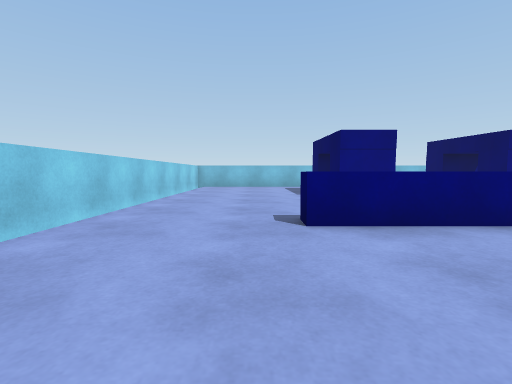
view 1 (above)

21 first-person views from a walk through a 3-D level made in the Unity game engine. The camera is 0.68 m above the floor, tilts 4° down and sees 85° across. The floor is counted in squares, 1 m on a side. Each view is taken from the middle of a square. On the plan, view 1 faces up. The plan holds only what a view shows up to about 9 squares ahead; the rest is blank. The player character is not drawn.

view 2
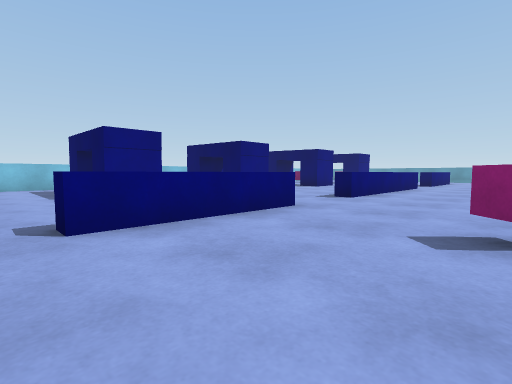

view 3
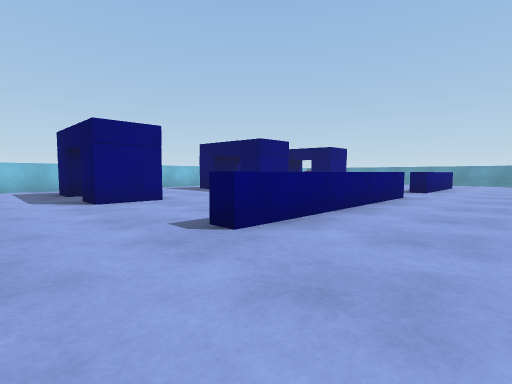

view 4
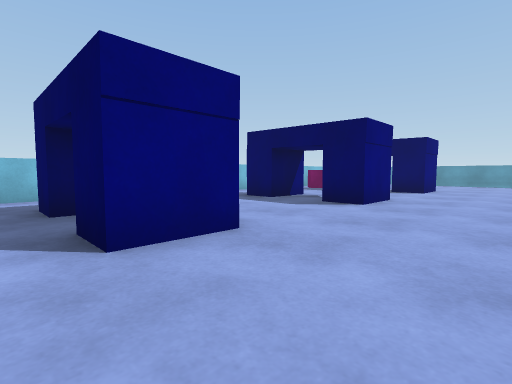

view 5
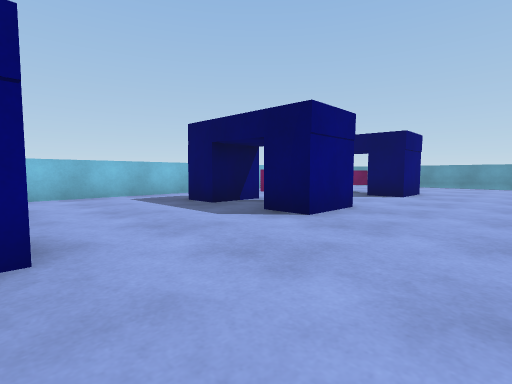

view 6
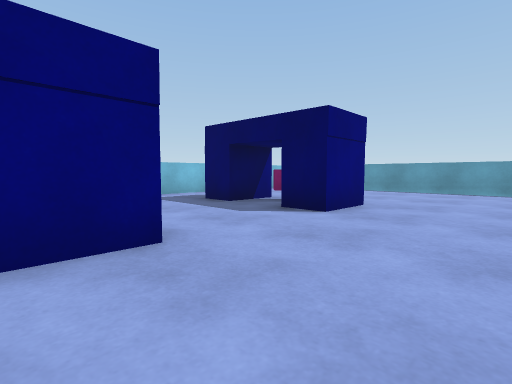

view 7
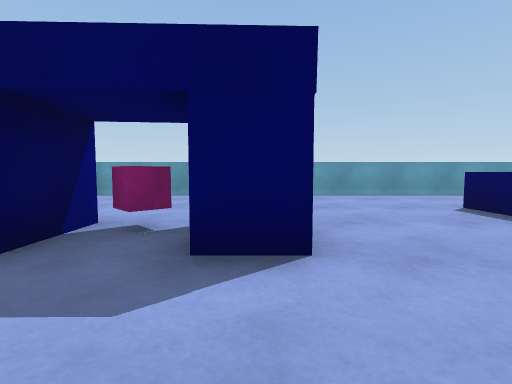

view 8
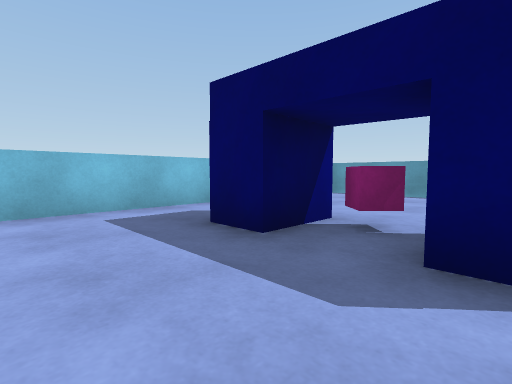

view 9
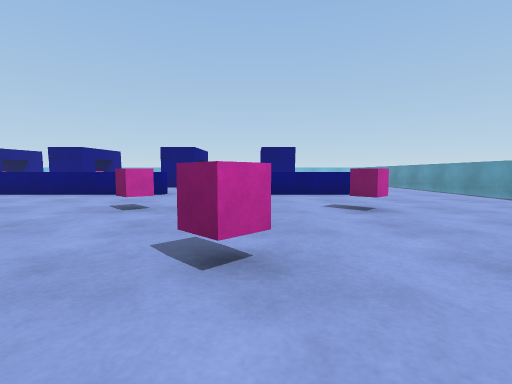

view 10
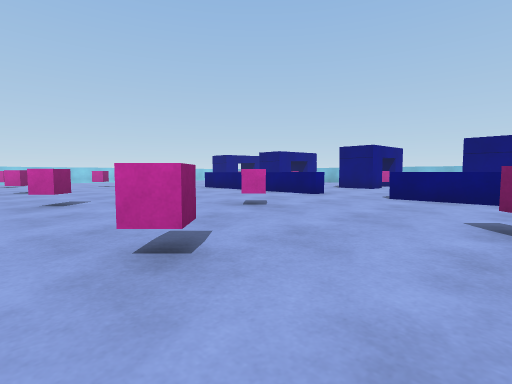

view 11
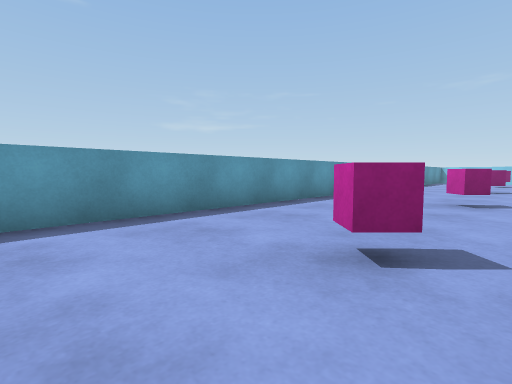

view 12
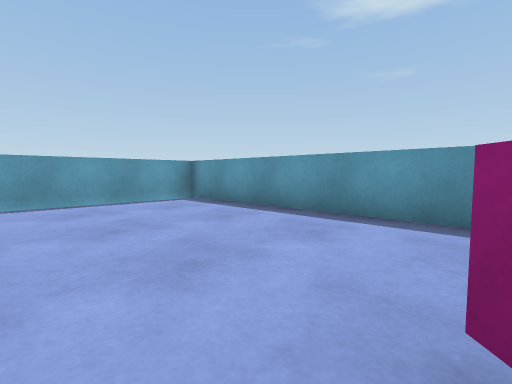

view 13
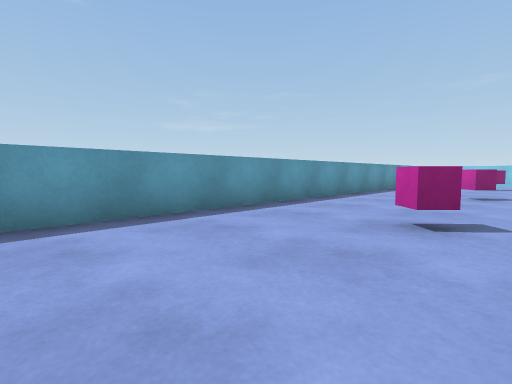

view 14
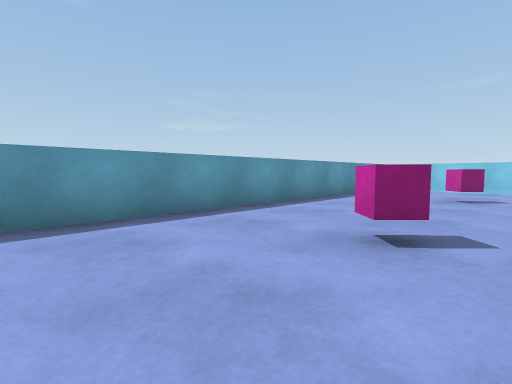

view 15
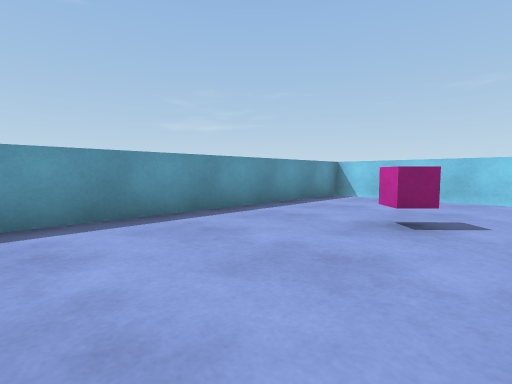

view 16
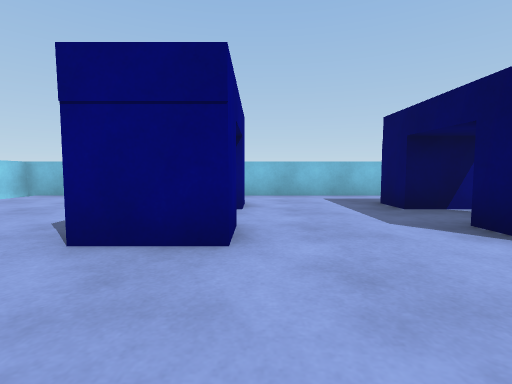

view 17
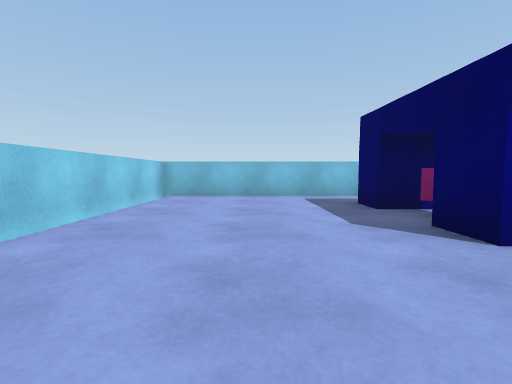

view 18
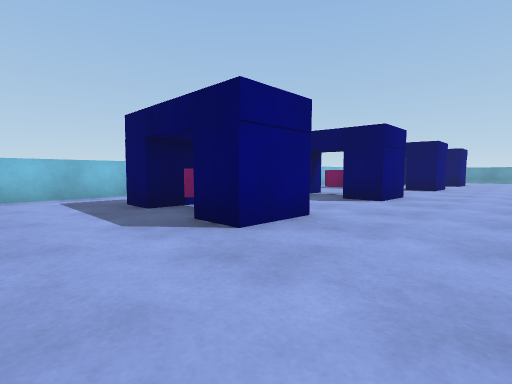

view 19
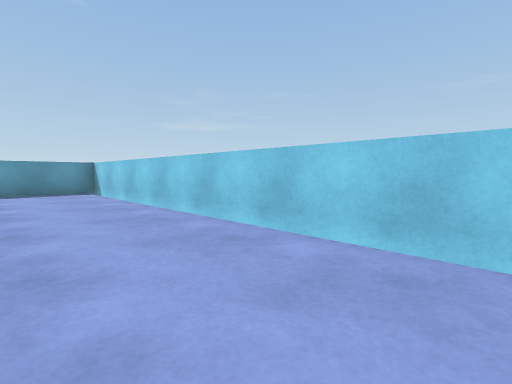

view 20
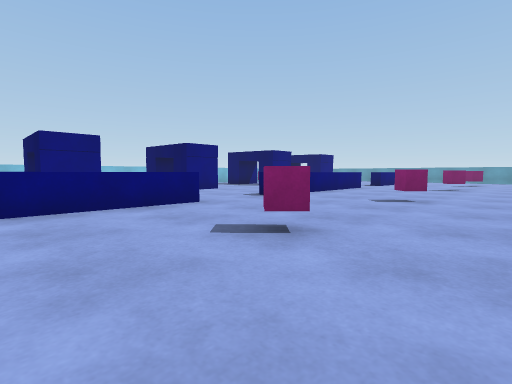

view 21
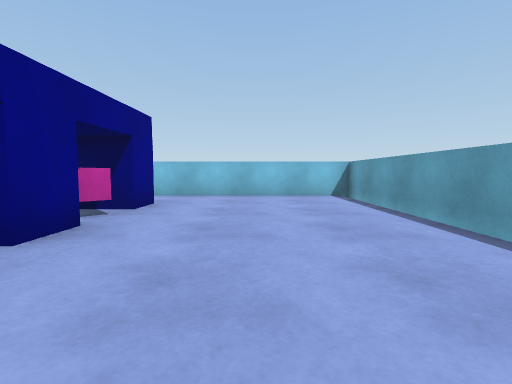

### Floor plan
Key: @ floor where view 1 was taken; # wall or solid block; . floor; ^ raised ledge; B blue block; C pink cube.
Columns run from 3 left of view 1 to 23 right of it. Each row starts with its distance up from view 1.
 13 ###########################
 12 #.........................#
 11 #.....B...BB...BB...B.....#
 10 #.....B...##...##...B.....#
  9 #.....C....C....C...C.....#
  8 #.....#B..BB...BB...#B....#
  7 #.........................#
  6 #.........................#
  5 #.........................#
  4 #...^^^^..^^^^^^^..^^^^...#
  3 #.........................#
  2 #.........................#
  1 #.........................#
  0 #..@...C...C.....C...C... #
 -1 #.......................  #
 -2 #.........................#
 -3 #...C....C....C....C......#
 -4 #.........................#
 -5 #.........................#
 -6 #.........................#
 -7 ###########################

Where each view was taken, in squares from view 1:
view 1: 0 up, 0 right, facing up
view 2: 0 up, 0 right, facing up-right
view 3: 1 up, 5 right, facing up-right
view 4: 5 up, 6 right, facing up-right
view 5: 5 up, 8 right, facing up-right
view 6: 5 up, 12 right, facing up-right
view 7: 8 up, 14 right, facing right
view 8: 8 up, 14 right, facing up-right
view 9: 5 down, 16 right, facing up
view 10: 4 down, 18 right, facing up-left
view 11: 2 down, 18 right, facing down-left
view 12: 2 down, 16 right, facing down-right
view 13: 2 down, 15 right, facing down-left
view 14: 2 down, 9 right, facing down-left
view 15: 2 down, 5 right, facing down-left
view 16: 5 up, 4 right, facing up
view 17: 5 up, 0 right, facing up
view 18: 5 up, 0 right, facing up-right
view 19: 4 up, 0 right, facing down-left
view 20: 2 down, 1 right, facing up-right
view 21: 5 up, 20 right, facing up
